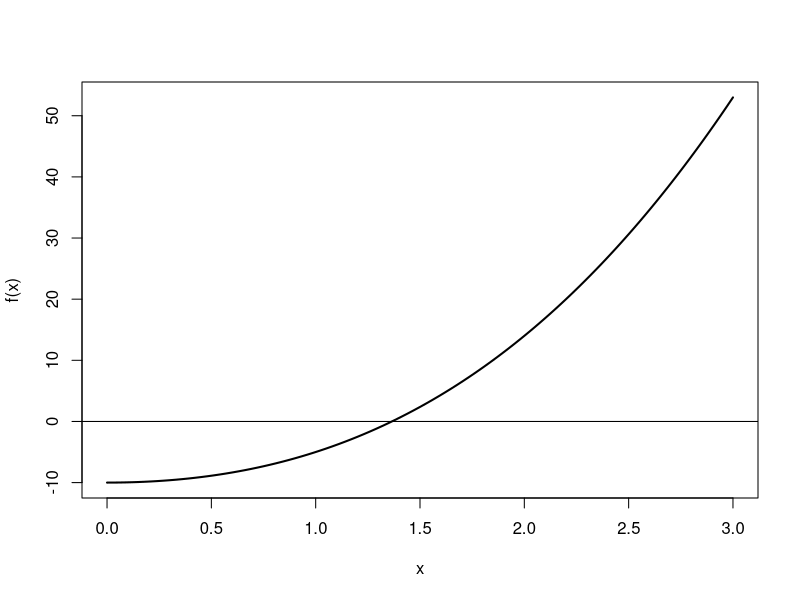
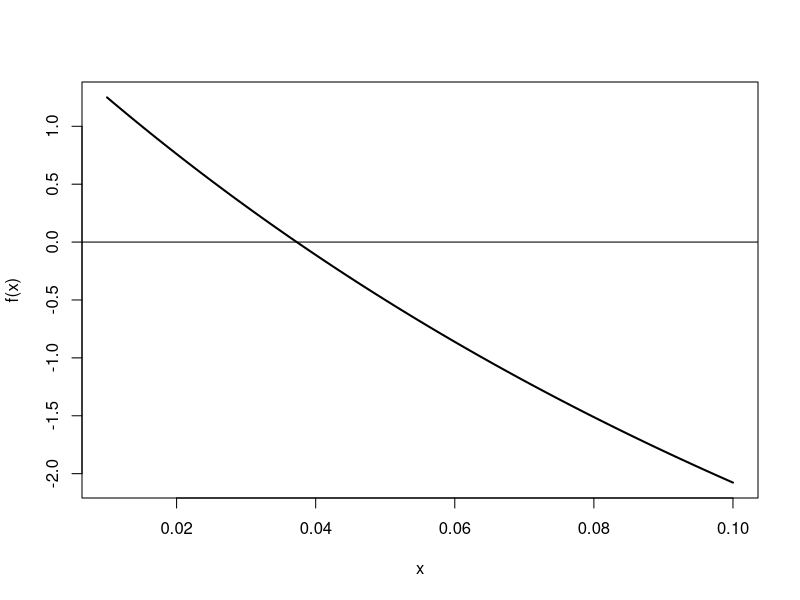
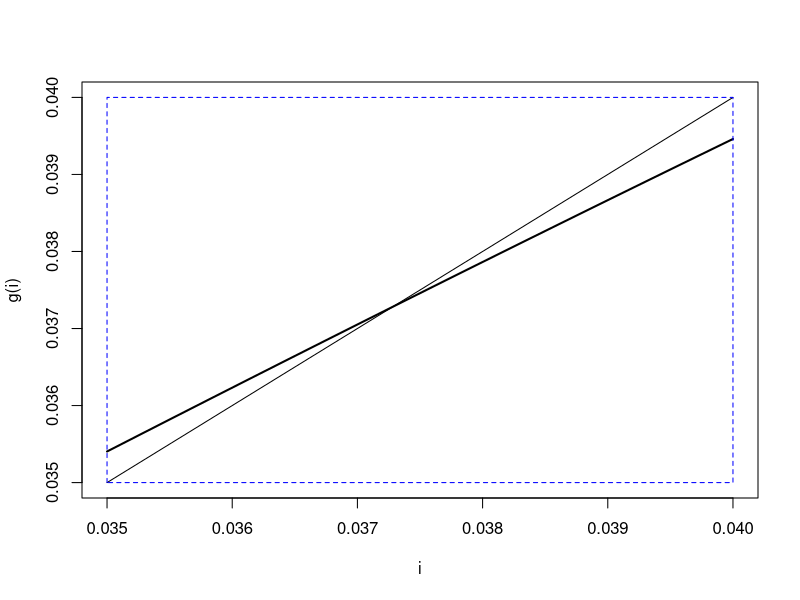

Recreate these plots in R, in order. (Note: this script raises an error after producing the figures.)
## Emacs: -*- coding: utf-8; fill-column: 62; comment-column: 27; -*-

###
### MÉTHODE DE BISSECTION
###

## Fonction pour trouver la solution de FUN(x) = 0 par la
## méthode de bissection, où FUN est une fonction continue sur
## l'intervalle [lower, upper].
bissection <- function(FUN, lower, upper, TOL = 1E-6,
                       MAX.ITER = 100, echo = FALSE)
{
    ## Cas triviaux où une borne est la solution
    if (identical(FUN(lower), 0))
        return(lower)
    if (identical(FUN(upper), 0))
        return(upper)

    ## Bornes de départ inadéquates
    if (FUN(lower) * FUN(upper) > 0)
        stop('FUN(lower) and FUN(upper) must be of opposite signs')

    x <- lower
    i <- 1

    repeat
    {
        xt <- x
        x <- (lower + upper)/2
        fx <- FUN(x)

        if (echo)
            print(c(lower, upper, x, fx))

        if (abs(x - xt)/abs(x) < TOL)
            break

        if (MAX.ITER < (i <- i + 1))
            stop('Maximum number of iterations reached without convergence')

        if (FUN(lower) * fx > 0)
            lower <- x
        else
            upper <- x
    }
    list(root = x, nb.iter = i)
}

## EXEMPLE 11.3
##
## La fonction dont on cherche la racine
f <- function(x) x^3 + 4*x^2 - 10

## Un graphique de la fonction permet de vérifier qu'elle ne
## possède qu'une seule racine sur un intervalle donné ainsi
## que des valeurs de départ pour l'algorithme.
curve(f(x), xlim = c(0, 3), lwd = 2) # graphique sur [0, 3]
abline(h = 0)                        # axe des abscisses

## Résolution. Nous utilisons a = 1 et b = 2 comme valeurs de
## départ. Nous pourrions choisir des valeurs de départ plus
## près de la racine, ce qui accélèrerait la résolution.
bissection(f, lower = 1, upper = 2, TOL = 1E-5, echo = TRUE)

## EXEMPLE 11.4
##
## La fonction dont on cherche la racine
f <- function(x) (1 - (1 + x)^(-10))/x - 8.2218

## Graphique de la fonction sur un intervalle "raisonnable"
## dans lequel on peut pressentir que se trouvera la réponse.
## Ici, on y va pour un taux d'intérêt se trouvant entre 1 %
## et 10 %.
curve(f(x), xlim = c(0.01, 0.10), lwd = 2)
abline(h = 0)

## Le graphique permet de déterminer à l'oeil que la racine se
## trouve entre 3 % et 4 %. Résolution avec la fonction
## 'bissection'.
bissection(f, lower = 0.03, upper = 0.04)

###
### MÉTHODE DU POINT FIXE
###

## Fonction pour trouver la solution de FUN(x) = x par la
## méthode du point fixe à partir d'un essai initial start.
pointfixe <- function(FUN, start, TOL = 1E-6, MAX.ITER = 100,
                      echo = FALSE)
{
    x <- start

    if (echo)
        expr <- expression(print(xt <- x))
    else
        expr <- expression(xt <- x)

    i <- 0

    repeat
    {
        eval(expr)

        x <- FUN(xt)

        if (abs(x - xt)/abs(x) < TOL)
            break

        if (MAX.ITER < (i <- i + 1))
            stop('Maximum number of iterations reached without convergence')
    }
    list(fixed.point = x, nb.iter = i)
}

## EXEMPLE 11.5
##
## La fonction dont on cherche le point fixe.
g <- function(x) (1 - (1 + x)^(-10))/8.2218

## Un graphique de la fonction permet de vérifier que les
## conditions pour qu'il existe un point fixe unique dans
## l'intervalle [0,035, 0,040] sont satisfaites. Cependant, la
## forme de la courbe (pente près de 1) nous indique que la
## convergence sera relativement lente.
f <- function(x) x         # pour tracer la droite y = x
lim <- c(0.035, 0.040)     # intervalle [a, b]
curve(g, xlim = lim, ylim = lim, lwd = 2,
      xlab = "i", ylab = "g(i)")
curve(f, add = TRUE)
polygon(rep(lim, each = 2), c(lim, rev(lim)),
        lty = "dashed", border = "blue")

## Résolution avec la fonction 'pointfixe'.
pointfixe(g, start = 0.0375, echo = TRUE)

## EXEMPLE 11.6
##
## On cherche la racine de f(x) = x^3 + 4 * x^2 - 10 en
## exprimant le problème sous forme de point fixe. Les cinq
## fonctions ci-dessous sont toutes algébriquement
## équivalentes, c'est-à-dire que g(x) = x lorsque f(x) = 0.
g1 <- function(x) x - x^3 - 4 * x^2 + 10
g2 <- function(x) sqrt(10/x - 4*x)
g3 <- function(x) sqrt(10 - x^3)/2
g4 <- function(x) sqrt(10/(4 + x))
g5 <- function(x) x - (x^3 + 4*x^2 - 10)/(3*x^2 + 8*x)

## Si les fonctions sont algébriquement équivalentes, elles ne
## le sont pas numériquement devant la méthode du point fixe.
## Ainsi, avec la fonction 'g1', la procédure diverge.
## (Remarque: la fonction 'poinfixe' ne prévoit pas de message
## d'erreur pour ce cas. Qu'ajouteriez-vous à la fonction?)
pointfixe(g1, 1.5)
pointfixe(g1, 1.5, echo = TRUE) # plus évident ainsi

## Avec la fonction 'g2', la procédure s'arrête lorsqu'il faut
## calculer la racine carrée d'un nombre négatif.
pointfixe(g2, 1.5)

## Avec les trois autres fonctions, la méthode du point fixe
## est extrêmement rapide et précise. Une rapide analyse des
## graphiques fournis dans les notes de cours nous aurait
## permis de déterminer avec quelle fonction la convergence
## serait la plus rapide. En effet, c'est la fonction 'g5' qui
## a la pente la plus faible près de son point fixe.
pointfixe(g3, 1.5)
pointfixe(g4, 1.5)
pointfixe(g5, 1.5)
